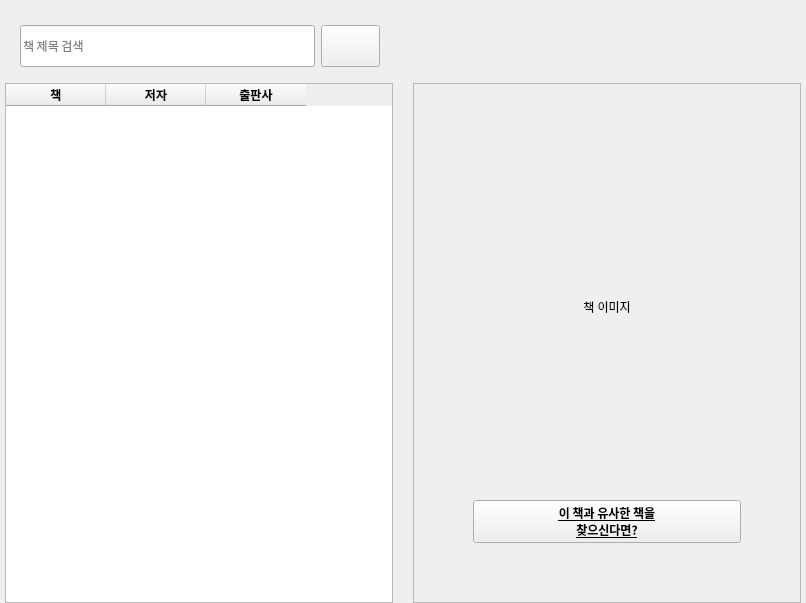
            <widget class="QWidget" name="page_4">
             <layout class="QVBoxLayout" name="verticalLayout_12" stretch="3,20">
              <property name="leftMargin">
               <number>0</number>
              </property>
              <property name="topMargin">
               <number>0</number>
              </property>
              <property name="rightMargin">
               <number>0</number>
              </property>
              <property name="bottomMargin">
               <number>0</number>
              </property>
              <item>
               <layout class="QHBoxLayout" name="horizontalLayout_5" stretch="1,1">
                <property name="spacing">
                 <number>7</number>
                </property>
                <property name="leftMargin">
                 <number>0</number>
                </property>
                <property name="topMargin">
                 <number>10</number>
                </property>
                <property name="rightMargin">
                 <number>20</number>
                </property>
                <property name="bottomMargin">
                 <number>0</number>
                </property>
                <item>
                 <widget class="QWidget" name="widget_11" native="true">
                  <layout class="QHBoxLayout" name="horizontalLayout_17" stretch="10,2">
                   <property name="leftMargin">
                    <number>20</number>
                   </property>
                   <property name="topMargin">
                    <number>15</number>
                   </property>
                   <property name="rightMargin">
                    <number>10</number>
                   </property>
                   <property name="bottomMargin">
                    <number>10</number>
                   </property>
                   <item>
                    <widget class="QLineEdit" name="le_bookname_find">
                     <property name="sizePolicy">
                      <sizepolicy hsizetype="Preferred" vsizetype="Preferred">
                       <horstretch>0</horstretch>
                       <verstretch>0</verstretch>
                      </sizepolicy>
                     </property>
                     <property name="minimumSize">
                      <size>
                       <width>0</width>
                       <height>42</height>
                      </size>
                     </property>
                     <property name="font">
                      <font>
                       <family>Gmarket Sans TTF</family>
                      </font>
                     </property>
                     <property name="styleSheet">
                      <string notr="true">border-image: url(:/search/under_blue.png);
border-image: url(:/search/under_green.png);</string>
                     </property>
                     <property name="placeholderText">
                      <string>책 제목 검색</string>
                     </property>
                    </widget>
                   </item>
                   <item>
                    <widget class="QPushButton" name="btn_find_2">
                     <property name="sizePolicy">
                      <sizepolicy hsizetype="Minimum" vsizetype="Preferred">
                       <horstretch>0</horstretch>
                       <verstretch>0</verstretch>
                      </sizepolicy>
                     </property>
                     <property name="styleSheet">
                      <string notr="true">border-image: url(:/botton/find_blue.png);
border-image: url(:/botton/find_green.png);</string>
                     </property>
                     <property name="text">
                      <string/>
                     </property>
                     <property name="flat">
                      <bool>false</bool>
                     </property>
                    </widget>
                   </item>
                  </layout>
                 </widget>
                </item>
                <item>
                 <widget class="QWidget" name="widget_8" native="true">
                  <property name="styleSheet">
                   <string notr="true">border-image: url(:/background/transparent.png);</string>
                  </property>
                  <layout class="QHBoxLayout" name="horizontalLayout_16" stretch="">
                   <property name="leftMargin">
                    <number>0</number>
                   </property>
                   <property name="topMargin">
                    <number>5</number>
                   </property>
                   <property name="bottomMargin">
                    <number>2</number>
                   </property>
                  </layout>
                 </widget>
                </item>
               </layout>
              </item>
              <item>
               <layout class="QHBoxLayout" name="horizontalLayout_15" stretch="1,1">
                <property name="spacing">
                 <number>20</number>
                </property>
                <property name="leftMargin">
                 <number>5</number>
                </property>
                <property name="rightMargin">
                 <number>5</number>
                </property>
                <property name="bottomMargin">
                 <number>0</number>
                </property>
                <item>
                 <widget class="QTableWidget" name="tbl_book">
                  <property name="minimumSize">
                   <size>
                    <width>388</width>
                    <height>0</height>
                   </size>
                  </property>
                  <property name="styleSheet">
                   <string notr="true"/>
                  </property>
                  <column>
                   <property name="text">
                    <string>책</string>
                   </property>
                   <property name="font">
                    <font>
                     <family>Gmarket Sans TTF</family>
                     <weight>75</weight>
                     <bold>true</bold>
                    </font>
                   </property>
                   <property name="textAlignment">
                    <set>AlignCenter</set>
                   </property>
                  </column>
                  <column>
                   <property name="text">
                    <string>저자</string>
                   </property>
                   <property name="font">
                    <font>
                     <family>Gmarket Sans TTF</family>
                     <weight>75</weight>
                     <bold>true</bold>
                    </font>
                   </property>
                   <property name="textAlignment">
                    <set>AlignCenter</set>
                   </property>
                  </column>
                  <column>
                   <property name="text">
                    <string>출판사</string>
                   </property>
                   <property name="font">
                    <font>
                     <family>Gmarket Sans TTF</family>
                     <weight>75</weight>
                     <bold>true</bold>
                    </font>
                   </property>
                   <property name="textAlignment">
                    <set>AlignCenter</set>
                   </property>
                  </column>
                 </widget>
                </item>
                <item>
                 <widget class="QFrame" name="frame_book">
                  <property name="minimumSize">
                   <size>
                    <width>388</width>
                    <height>520</height>
                   </size>
                  </property>
                  <property name="styleSheet">
                   <string notr="true">border-image: url(:/background/box_white.png);
border-image: url(:/background/craft.png);</string>
                  </property>
                  <property name="frameShape">
                   <enum>QFrame::StyledPanel</enum>
                  </property>
                  <property name="frameShadow">
                   <enum>QFrame::Raised</enum>
                  </property>
                  <layout class="QHBoxLayout" name="horizontalLayout_18">
                   <item>
                    <layout class="QVBoxLayout" name="verticalLayout_14">
                     <property name="spacing">
                      <number>30</number>
                     </property>
                     <property name="leftMargin">
                      <number>50</number>
                     </property>
                     <property name="topMargin">
                      <number>50</number>
                     </property>
                     <property name="rightMargin">
                      <number>50</number>
                     </property>
                     <property name="bottomMargin">
                      <number>50</number>
                     </property>
                     <item>
                      <widget class="QLabel" name="lbl_book_image">
                       <property name="minimumSize">
                        <size>
                         <width>264</width>
                         <height>322</height>
                        </size>
                       </property>
                       <property name="styleSheet">
                        <string notr="true">border-image:none</string>
                       </property>
                       <property name="text">
                        <string>책 이미지</string>
                       </property>
                       <property name="alignment">
                        <set>Qt::AlignCenter</set>
                       </property>
                      </widget>
                     </item>
                     <item>
                      <widget class="QPushButton" name="btn_similar">
                       <property name="font">
                        <font>
                         <family>Gmarket Sans TTF</family>
                         <weight>75</weight>
                         <bold>true</bold>
                         <underline>true</underline>
                        </font>
                       </property>
                       <property name="styleSheet">
                        <string notr="true">border-image: url(:/background/transparent.png);</string>
                       </property>
                       <property name="text">
                        <string>이 책과 유사한 책을
찾으신다면?</string>
                       </property>
                      </widget>
                     </item>
                    </layout>
                   </item>
                  </layout>
                 </widget>
                </item>
               </layout>
              </item>
             </layout>
            </widget>
